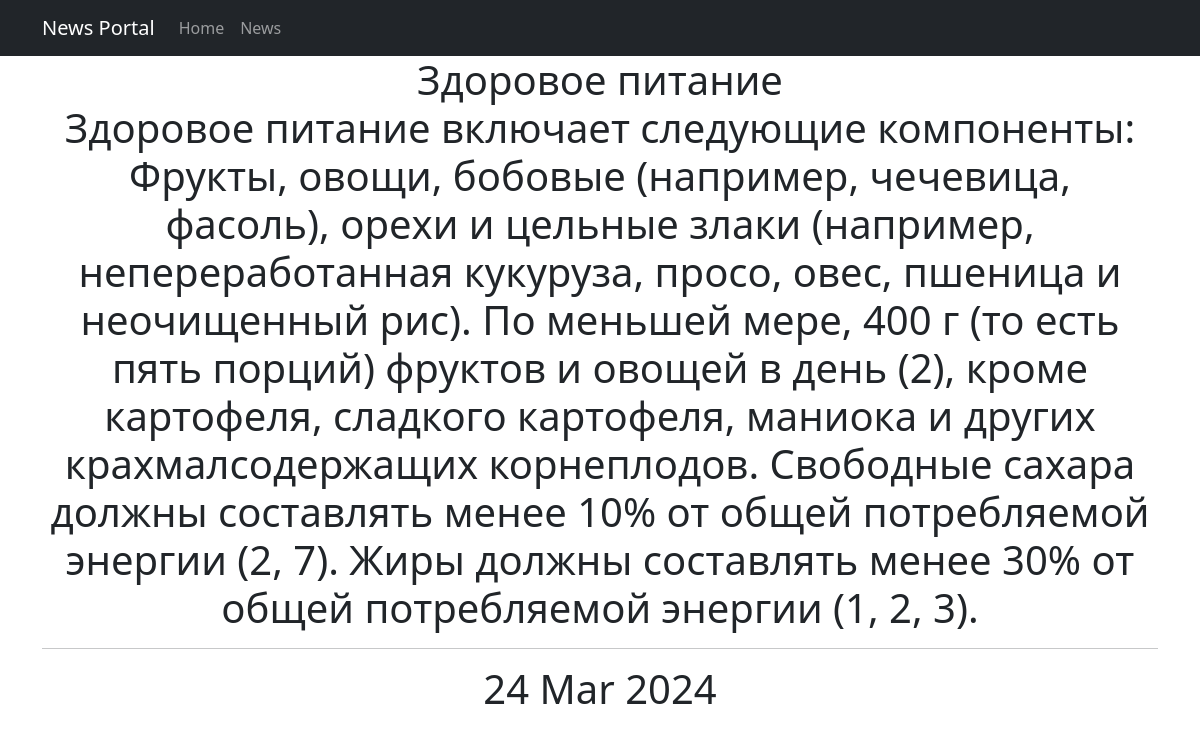
Screenshot of /news/1 with the database file from the repository.
### news/models.py (models this page shows, shortened)
class Post(models.Model):
    author = models.ForeignKey(Author, on_delete=models.CASCADE)
    choice = models.CharField(max_length=10, choices=POSITION, default=news)
    time_post = models.DateTimeField(auto_now_add=True)
    categories = models.ManyToManyField(Category, through='PostCategory')
    title = models.CharField(max_length=255)
    text = models.TextField()
    post_rating = models.IntegerField(default=0)

### news/views.py (the view)
# urls.py: path('<int:pk>', PostDetail.as_view()),
class PostDetail(DetailView):
    model = Post
    template_name = 'post.html'
    context_object_name = 'post'
    def get_context_data(self, **kwargs):
        context = super().get_context_data(**kwargs)
        context['time_now'] = datetime.utcnow()
        return context

### news/templatetags/custom_filters.py (called while the page is built)
@register.filter()
def censor(value):
    word = value.replace('его', 'е**')
    return word

### templates/post.html
{% extends 'flatpages/default.html' %}
{% load custom_filters %}
{% block content %}
    <h1>{{ post.title|censor }}
        <br>
        {{ post.text|censor }}
        <hr>
    {{ post.time_post|date:'d M Y' }}
    </h1>
{% endblock content %}

### rows the page displays
Post: title|censor "Здоровое питание", text|censor "Здоровое питание включает следующие компоненты: Фрукты, овощи, бобовые (например, чечевица, фасоль), орехи и цельные злаки (например, непереработанная кукуруза, просо, овес, пшеница и неочищенный рис). По меньшей мере, 400 г (то есть пять порций) фруктов и овощей в день (2), кроме картофеля, сладкого картофеля, маниока и других крахмалсодержащих корнеплодов. Свободные сахара должны составлять менее 10% от общей потребляемой энергии (2, 7). Жиры должны составлять менее 30% от общей потребляемой энергии (1, 2, 3).", time_post "24 Mar 2024"
